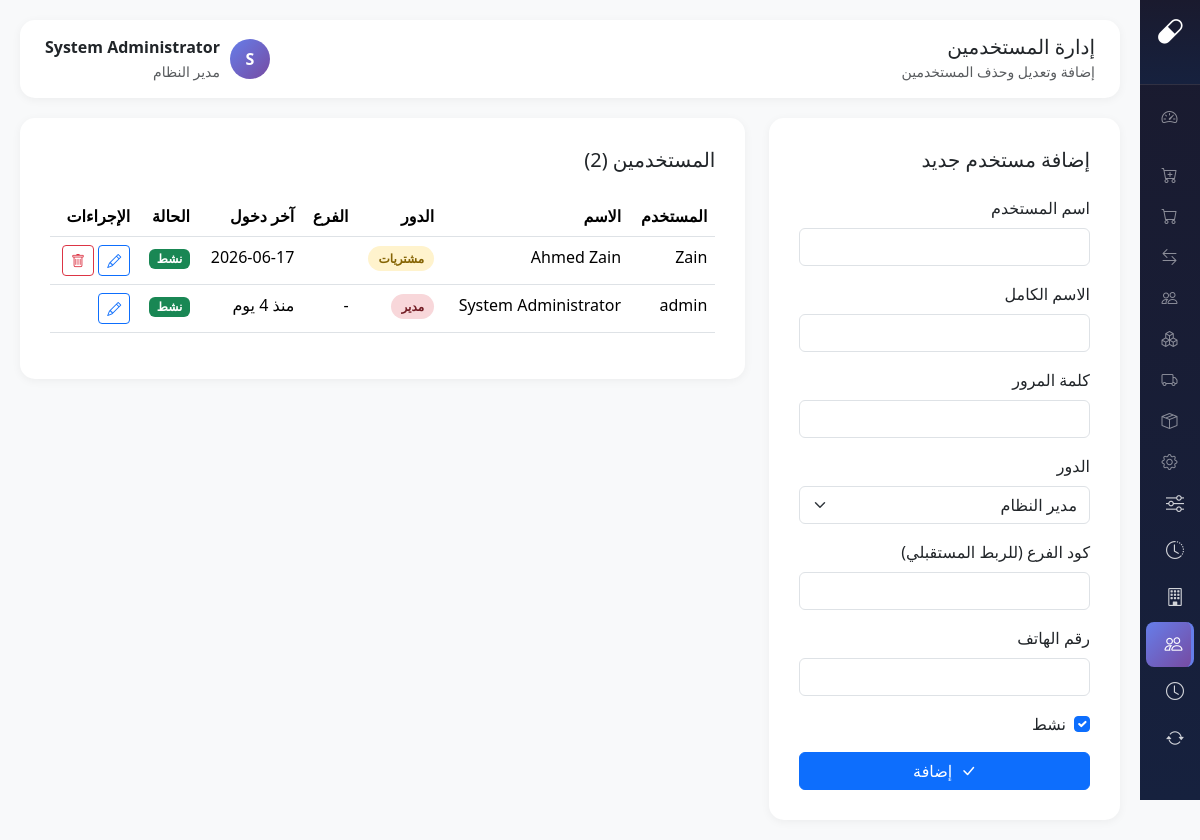
Before: /admin/users.php (signed in) with the older database file.
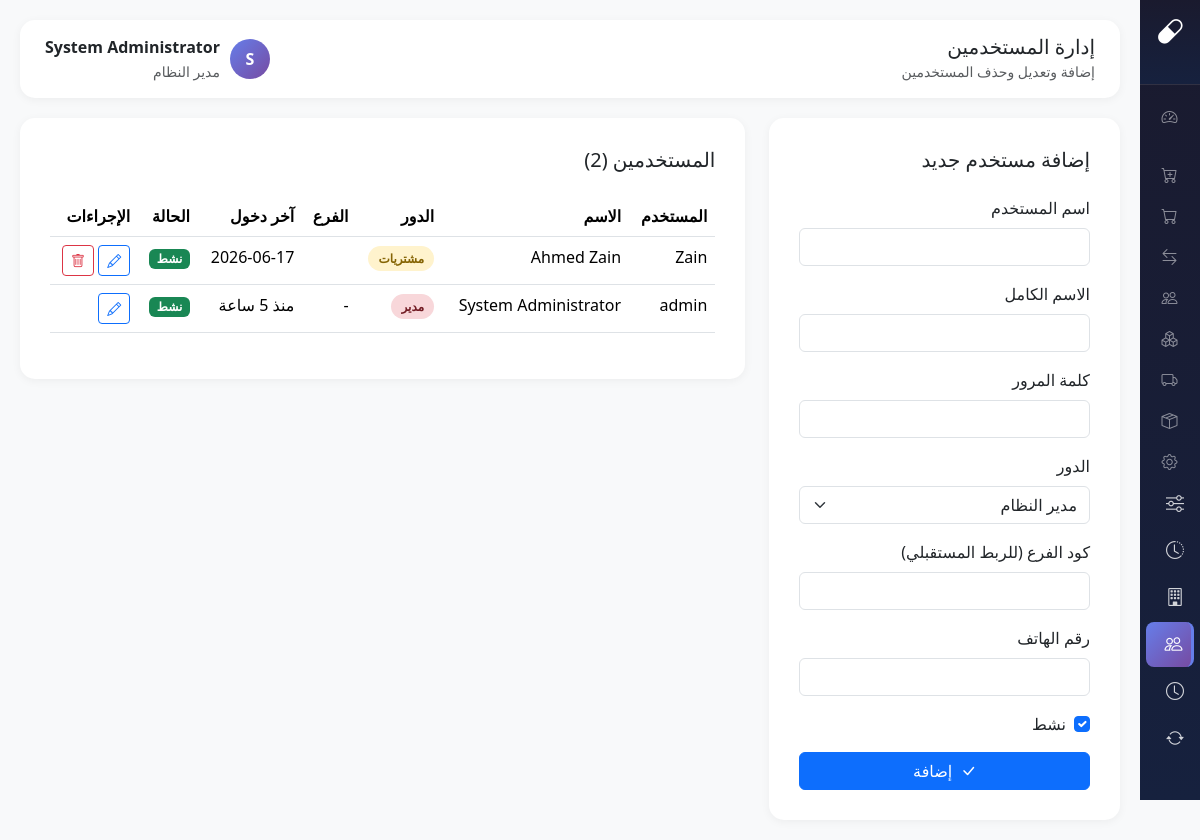
After: the same page with the newer database file.
### tables this page shows
CREATE TABLE `users` (
  `id` int(11) NOT NULL,
  `username` varchar(50) NOT NULL,
  `password` varchar(255) NOT NULL,
  `full_name` varchar(100) NOT NULL,
  `role` enum('admin','pharmacist','purchaser','cashier') DEFAULT 'pharmacist',
  `branch_code` varchar(20) DEFAULT NULL,
  `phone` varchar(20) DEFAULT NULL,
  `is_active` tinyint(1) DEFAULT 1,
  `last_login` datetime DEFAULT NULL,
  `created_at` timestamp NOT NULL DEFAULT current_timestamp(),
  `updated_at` timestamp NOT NULL DEFAULT current_timestamp() ON UPDATE current_timestamp()
);

### core/config.php (called while the page is built, shortened)
<?php
function timeAgo($datetime) {
    $time = strtotime($datetime);
    $now = time();
    $diff = $now - $time;
    if ($diff < 86400) return 'منذ ' . floor($diff / 3600) . ' ساعة';
    if ($diff < 604800) return 'منذ ' . floor($diff / 86400) . ' يوم';
    return date('Y-m-d', $time);
}

### admin/users.php (the view, shortened to what the changed rows need)
<?php
require_once __DIR__ . '/../core/config.php';
$db = getDB();
$stmt = $db->query("SELECT * FROM users ORDER BY created_at DESC");
$users = $stmt->fetchAll();
?>
<!DOCTYPE html>
<html lang="ar" dir="rtl">
<head>
    <link href="https://cdn.jsdelivr.net/npm/bootstrap@5.3.2/dist/css/bootstrap.rtl.min.css" rel="stylesheet">
    <link href="https://cdn.jsdelivr.net/npm/bootstrap-icons@1.11.1/font/bootstrap-icons.css" rel="stylesheet">
</head>
<body>
    <div class="main-content">
        <div class="row">
            <div class="col-lg-8">
                <div class="content-card">
                    <div class="table-responsive">
                        <table class="table table-hover">
                            <thead>
                                <tr>
                                    <th>المستخدم</th>
                                    <th>الاسم</th>
                                    <th>الدور</th>
                                    <th>الفرع</th>
                                    <th>آخر دخول</th>
                                    <th>الحالة</th>
                                    <th>الإجراءات</th>
                                </tr>
                            </thead>
                            <tbody>
                                <?php foreach ($users as $user): ?>
                                <tr>
                                    <td><?= $user['username'] ?></td>
                                    <td><?= $user['full_name'] ?></td>
                                    <td>
                                        <span class="role-badge role-<?= $user['role'] ?>">
                                            <?= $user['role'] === 'admin' ? 'مدير' : ($user['role'] === 'pharmacist' ? 'صيدلي' : ($user['role'] === 'purchaser' ? 'مشتريات' : 'كاشير')) ?>
                                        </span>
                                    </td>
                                    <td><?= $user['branch_code'] ?? '-' ?></td>
                                    <td><?= $user['last_login'] ? timeAgo($user['last_login']) : 'لم يسبق له' ?></td>
                                    <td>
                                        <?php if ($user['is_active']): ?>
                                            <span class="badge bg-success">نشط</span>
                                        <?php else: ?>
                                            <span class="badge bg-danger">معطل</span>
                                        <?php endif; ?>
                                    </td>
                                    <td>
                                        <a href="?edit=<?= $user['id'] ?>" class="btn btn-sm btn-outline-primary">
                                            <i class="bi bi-pencil"></i>
                                        </a>
                                    </td>
                                </tr>
                                <?php endforeach; ?>
                            </tbody>
                        </table>
                    </div>
                </div>
            </div>
        </div>
    </div>
</body>
</html>

Changed rows visible on the page:
changed users "admin": last_login "منذ 4 يوم" → "منذ 5 ساعة"
